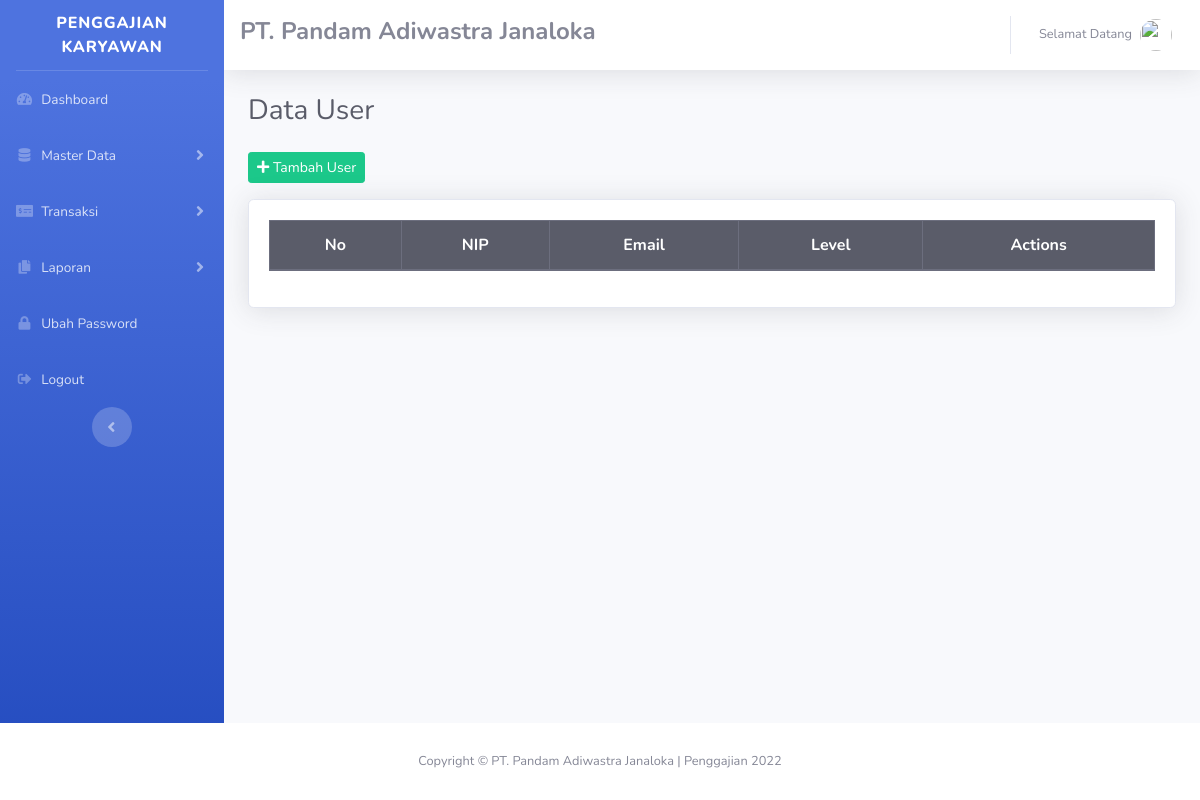
Before: /index.php/admin/data_user with the older database file.
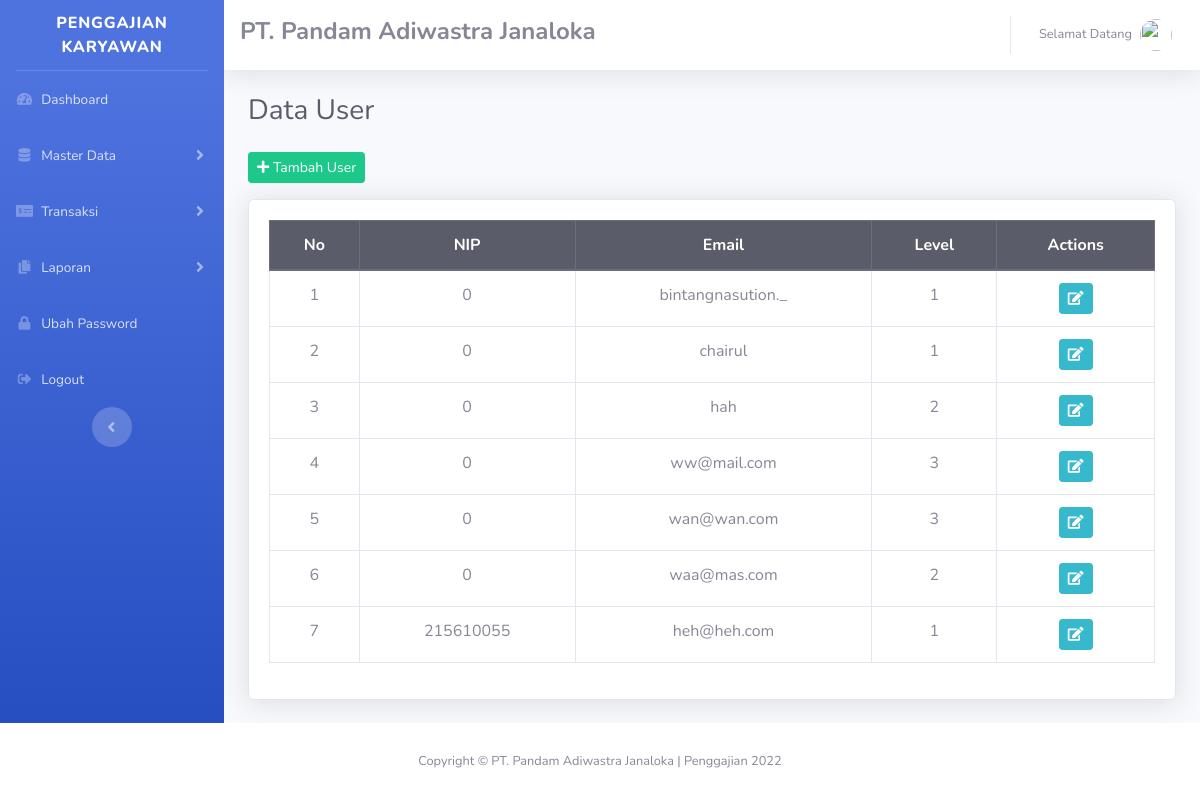
After: the same page with the newer database file.
### tables this page shows
CREATE TABLE `data_user` (
  `id_user` int(11) NOT NULL,
  `nip` int(11) NOT NULL,
  `email` varchar(50) NOT NULL,
  `password` text NOT NULL,
  `Level` varchar(20) NOT NULL
);

### application/controllers/admin/Data_User.php (called while the page is built, shortened)
<?php
class Data_User extends CI_Controller {
    public function index() {
        $data['title'] = "Data User";
        $data['user'] = $this->ModelPenggajian->get_data('data_user')->result();
        $data['pegawai'] = $this->ModelPenggajian->get_data('data_pegawai')->result();
        $data['hak_akses'] = $this->ModelPenggajian->get_data('hak_akses')->result();
        $this->load->view('template_admin/header', $data);
        $this->load->view('template_admin/sidebar');
        $this->load->view('admin/Data_User', $data);
        $this->load->view('template_admin/footer');
    }
}
?>

### index.php (called while the page is built, shortened)
<?php
require_once BASEPATH.'core/CodeIgniter.php';

### application/models/ModelPenggajian.php (called while the page is built, shortened)
<?php
class ModelPenggajian extends CI_model{
	public function get_data($table) {
		return $this->db->get($table);
	}
}
?>

### application/views/admin/Data_User.php (the view, shortened to what this page needs)
<div class="container-fluid">
    <div class="d-sm-flex align-items-center justify-content-between mb-4">
        <h1 class="h3 mb-0 text-gray-800"><?php echo $title; ?></h1>
    </div>
    <a class="btn btn-sm btn-success mb-3" href="#" data-toggle="modal" data-target="#modalTambah"><i class="fas fa-plus"></i> Tambah User</a>
</div>
<div class="container-fluid">
    <div class="card shadow mb-4">
        <div class="card-body">
            <div class="table-responsive">
                <table class="table table-bordered" id="dataTable" width="100%" cellspacing="0">
                    <thead class="thead-dark">
                        <tr>
                            <th class="text-center">No</th>
                            <th class="text-center">NIP</th>
                            <th class="text-center">Email</th>
                            <th class="text-center">Level</th>
                            <th class="text-center">Actions</th>
                        </tr>
                    </thead>
                    <tbody>
                        <?php $no = 1; foreach ($user as $p) : ?>
                        <tr>
                            <td class="text-center"><?php echo $no++; ?></td>
                            <td class="text-center"><?php echo $p->nip ?></td>
                            <td class="text-center"><?php echo $p->email; ?></td>
                            <td class="text-center"><?php echo $p->Level; ?></td>
                            <td>
                                <center>
                                    <a class="btn btn-sm btn-info" href="<?php echo base_url('admin/data_user/updated_data/'.$p->nip); ?>"><i class="fas fa-edit"></i></a>
                                </center>
                            </td>
                        </tr>
                        <?php endforeach; ?>
                    </tbody>
                </table>
            </div>
        </div>
    </div>
</div>

### application/views/template_admin/header.php (shortened to what this page needs)
<!DOCTYPE html>
<html lang="en">
<head>
  <link href="<?php echo base_url(); ?>assets/vendor/fontawesome-free/css/all.min.css" rel="stylesheet" type="text/css">
  <link href="<?php echo base_url(); ?>assets/css/sb-admin-2.min.css" rel="stylesheet">
</head>

### application/views/template_admin/sidebar.php (shortened to what this page needs)
<body id="page-top">
  <div id="wrapper">
    <ul class="navbar-nav bg-gradient-primary sidebar sidebar-dark accordion" id="accordionSidebar">
      <a class="sidebar-brand d-flex align-items-center justify-content-center" href="#">
        <div class="sidebar-brand-text mx-3">Penggajian Karyawan</div>
      </a>
      <hr class="sidebar-divider my-0">
      <li class="nav-item">
        <a class="nav-link" href="<?php echo base_url('admin/dashboard') ?>">
          <i class="fas fa-fw fa-tachometer-alt"></i>
          <span>Dashboard</span></a>
      </li>
      <li class="nav-item">
        <a class="nav-link collapsed" href="" data-toggle="collapse" data-target="#collapseTwo" aria-expanded="true" aria-controls="collapseTwo">
          <i class="fa fa-fw fa-database"></i>
          <span>Master Data</span>
        </a>
      </li>
      <li class="nav-item">
        <a class="nav-link collapsed" href="#" data-toggle="collapse" data-target="#collapseUtilities" aria-expanded="true" aria-controls="collapseUtilities">
          <i class="fas fa-fw fa-money-check-alt"></i>
          <span>Transaksi</span>
        </a>
      </li>
      <li class="nav-item">
        <a class="nav-link collapsed" href="#" data-toggle="collapse" data-target="#collapsePages" aria-expanded="true" aria-controls="collapsePages">
          <i class="fas fa-fw fa-copy"></i>
          <span>Laporan</span>
        </a>
      </li>
      <li class="nav-item">
        <a class="nav-link" href="<?php echo base_url('ganti_password') ?>">
          <i class="fas fa-fw fa-lock"></i>
          <span>Ubah Password</span></a>
      </li>
      <li class="nav-item">
        <a class="nav-link" href="<?php echo base_url('login/logout')?>">
          <i class="fas fa-fw fa-sign-out-alt"></i>
          <span>Logout</span></a>
      </li>
      <div class="text-center d-none d-md-inline">
        <button class="rounded-circle border-0" id="sidebarToggle"></button>
      </div>
    </ul>
    <div id="content-wrapper" class="d-flex flex-column">
      <div id="content">
        <nav class="navbar navbar-expand navbar-light bg-white topbar mb-4 static-top shadow">
          <h4 class="font-weight-bold">PT. Pandam Adiwastra Janaloka</h4>
          <ul class="navbar-nav ml-auto">
            <li class="nav-item dropdown no-arrow">
              <a class="nav-link dropdown-toggle" href="#" id="userDropdown" role="button" data-toggle="dropdown" aria-haspopup="true" aria-expanded="false">
                <span class="mr-2 d-none d-lg-inline text-gray-600 small">Selamat Datang <?php echo $this->session->userdata('nama_pegawai')?></span>
                <img class="img-profile rounded-circle" src="<?php echo base_url('photo/').$this->session->userdata('photo') ?>">
              </a>
            </li>
          </ul>
        </nav>

### application/views/template_admin/footer.php (shortened to what this page needs)
      <footer class="sticky-footer bg-white fixed-bottom">
        <div class="container my-auto">
          <div class="copyright text-center my-auto">
            <span>Copyright &copy; PT. Pandam Adiwastra Janaloka | Penggajian 2022</span>
          </div>
        </div>
      </footer>
    </div>
  </div>
<link href="<?php echo base_url(); ?>assets/vendor/datatables/dataTables.bootstrap4.min.css" rel="stylesheet">
</body>
</html>

Changed rows visible on the page:
added data_user: nip "0", email "bintangnasution._", Level "1"
added data_user: nip "0", email "chairul", Level "1"
added data_user: nip "0", email "hah", Level "2"
added data_user: nip "0", email "ww@mail.com", Level "3"
added data_user: nip "0", email "wan@wan.com", Level "3"
added data_user: nip "0", email "waa@mas.com", Level "2"
added data_user: nip "215610055", email "heh@heh.com", Level "1"
